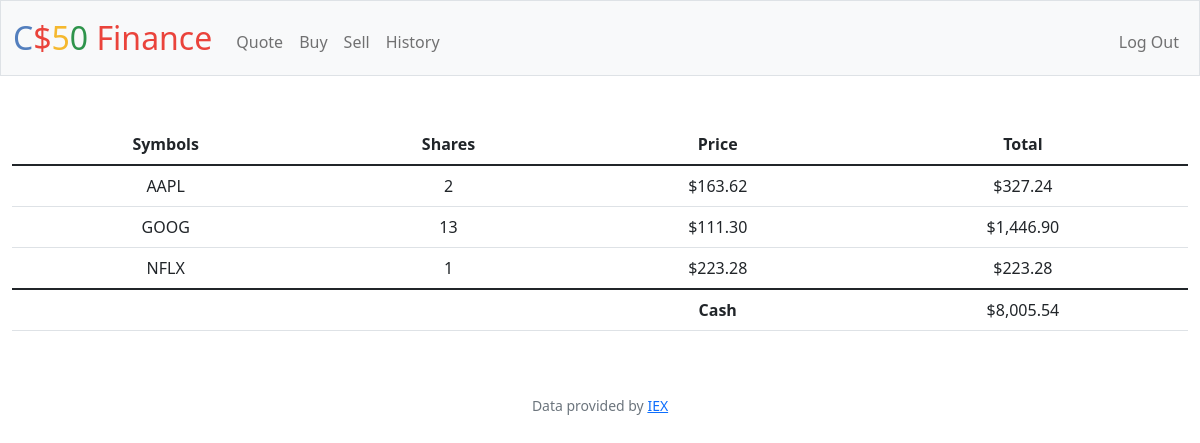
The page / (signed in) on the database its author committed.
### tables this page shows
CREATE TABLE 'transactions' ('id' INTEGER PRIMARY KEY AUTOINCREMENT NOT NULL, 'user_id' INTEGER, 'symbol' TEXT, 'shares' INTEGER, 'price' REAL, 'date' DATETIME);

CREATE TABLE 'users' (id INTEGER PRIMARY KEY AUTOINCREMENT NOT NULL, username TEXT NOT NULL, hash TEXT NOT NULL,'cash' NUMERIC NOT NULL DEFAULT 10000.00);

### app.py (the view)
@app.route("/")
@login_required
def index():
    user_id = session["user_id"]
    transactions_db = db.execute(
        "SELECT symbol, SUM(shares) AS shares, price FROM transactions WHERE user_id = ? GROUP BY symbol", user_id)
    cash_db = db.execute("SELECT cash FROM users WHERE id = ?", user_id)
    cash = float(cash_db[0]["cash"])
    return render_template("index.html", database=transactions_db, cash=cash)

### app.py (called while the page is built)
@app.after_request
def after_request(response):
    response.headers["Cache-Control"] = "no-cache, no-store, must-revalidate"
    response.headers["Expires"] = 0
    response.headers["Pragma"] = "no-cache"
    return response

### helpers.py (called while the page is built)
def login_required(f):
    @wraps(f)
    def decorated_function(*args, **kwargs):
        if session.get("user_id") is None:
            return redirect("/login")
        return f(*args, **kwargs)
    return decorated_function

def usd(value):
    return f"${value:,.2f}"

### templates/index.html (shortened to what this page needs)
{% extends "layout.html" %}
{% block main %}
<table class="table table-hover">
    <thead>
      <tr>
        <th scope="col">Symbols</th>
        <th scope="col">Shares</th>
        <th scope="col">Price</th>
        <th scope="col">Total</th>
      </tr>
    </thead>
    <tbody>
        {% for i in database %}
            <tr>
                <td>{{ i["symbol"] }}</td>
                <td>{{ i["shares"] }}</td>
                <td>{{ i["price"] | usd }}</td>
                <td>{{ (i["price"] * i["shares"]) | usd }}</td>
            </tr>
        {% endfor %}
    </tbody>
    <tfoot>
        <td></td>
        <td></td>
        <th scope="2">Cash</td>
        <td scope="2">{{ cash | usd }}</td>
    </tfoot>
  </table>
{% endblock %}

### rows shown on the page
transactions: symbol "NFLX", shares "1", price "$223.28", (i['price']*i['shares'])|usd "$223.28"
users: cash "$8,005.54"

### other values the page prints
{{ i["symbol"] }} "AAPL" "GOOG"
{{ i["shares"] }} "2" "13"
{{ i["price"] | usd }} "$163.62" "$111.30"
{{ (i["price"] * i["shares"]) | usd }} "$327.24" "$1,446.90"
